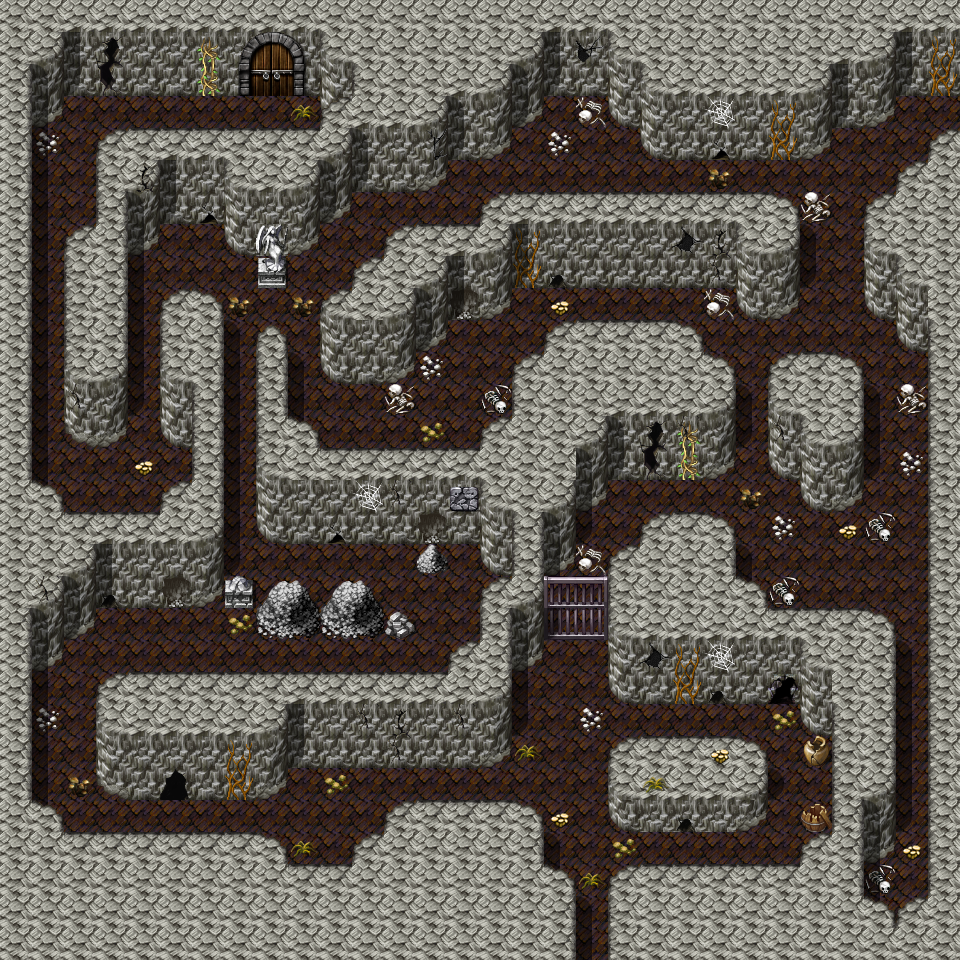

This is a level from a 2D game, rendered from its Tiled map with the project's own tilesets. A one-line summary and the map file follow, with tile-layer data summarised:
An orthogonal 30x30 tile map with 32x32 px tiles, 4 tile layers (Ground, Objects, Above, Objects_doorClosed), 4 hidden layers not drawn, 60 tilesets and 25 objects (16x spawn, 4x script, 3x mapchange, 2x replace).

<map version="1.0" tiledversion="1.0.2" orientation="orthogonal" renderorder="right-down" width="30" height="30" tilewidth="32" tileheight="32" nextobjectid="26">
 <tileset firstgid="1" name="map_bed_1" tilewidth="32" tileheight="32" tilecount="128" columns="16">
  <image source="../drawable/map_bed_1.png" width="512" height="256" />
 </tileset>
 <tileset firstgid="129" name="map_border_1" tilewidth="32" tileheight="32" tilecount="128" columns="16">
  <image source="../drawable/map_border_1.png" width="512" height="256" />
 </tileset>
 <tileset firstgid="257" name="map_bridge_1" tilewidth="32" tileheight="32" tilecount="128" columns="16">
  <image source="../drawable/map_bridge_1.png" width="512" height="256" />
 </tileset>
 <tileset firstgid="385" name="map_bridge_2" tilewidth="32" tileheight="32" tilecount="128" columns="16">
  <image source="../drawable/map_bridge_2.png" width="512" height="256" />
 </tileset>
 <tileset firstgid="513" name="map_broken_1" tilewidth="32" tileheight="32" tilecount="128" columns="16">
  <image source="../drawable/map_broken_1.png" width="512" height="256" />
 </tileset>
 <tileset firstgid="641" name="map_cavewall_1" tilewidth="32" tileheight="32" tilecount="108" columns="18">
  <image source="../drawable/map_cavewall_1.png" width="576" height="192" />
 </tileset>
 <tileset firstgid="749" name="map_cavewall_2" tilewidth="32" tileheight="32" tilecount="108" columns="18">
  <image source="../drawable/map_cavewall_2.png" width="576" height="192" />
 </tileset>
 <tileset firstgid="857" name="map_cavewall_3" tilewidth="32" tileheight="32" tilecount="108" columns="18">
  <image source="../drawable/map_cavewall_3.png" width="576" height="192" />
 </tileset>
 <tileset firstgid="965" name="map_cavewall_4" tilewidth="32" tileheight="32" tilecount="108" columns="18">
  <image source="../drawable/map_cavewall_4.png" width="576" height="192" />
 </tileset>
 <tileset firstgid="1073" name="map_chair_table_1" tilewidth="32" tileheight="32" tilecount="128" columns="16">
  <image source="../drawable/map_chair_table_1.png" width="512" height="256" />
 </tileset>
 <tileset firstgid="1201" name="map_chair_table_2" tilewidth="32" tileheight="32" tilecount="128" columns="16">
  <image source="../drawable/map_chair_table_2.png" width="512" height="256" />
 </tileset>
 <tileset firstgid="1329" name="map_crate_1" tilewidth="32" tileheight="32" tilecount="128" columns="16">
  <image source="../drawable/map_crate_1.png" width="512" height="256" />
 </tileset>
 <tileset firstgid="1457" name="map_cupboard_1" tilewidth="32" tileheight="32" tilecount="128" columns="16">
  <image source="../drawable/map_cupboard_1.png" width="512" height="256" />
 </tileset>
 <tileset firstgid="1585" name="map_curtain_1" tilewidth="32" tileheight="32" tilecount="128" columns="16">
  <image source="../drawable/map_curtain_1.png" width="512" height="256" />
 </tileset>
 <tileset firstgid="1713" name="map_entrance_1" tilewidth="32" tileheight="32" tilecount="128" columns="16">
  <image source="../drawable/map_entrance_1.png" width="512" height="256" />
 </tileset>
 <tileset firstgid="1841" name="map_entrance_2" tilewidth="32" tileheight="32" tilecount="128" columns="16">
  <image source="../drawable/map_entrance_2.png" width="512" height="256" />
 </tileset>
 <tileset firstgid="1969" name="map_fence_1" tilewidth="32" tileheight="32" tilecount="128" columns="16">
  <image source="../drawable/map_fence_1.png" width="512" height="256" />
 </tileset>
 <tileset firstgid="2097" name="map_fence_2" tilewidth="32" tileheight="32" tilecount="128" columns="16">
  <image source="../drawable/map_fence_2.png" width="512" height="256" />
 </tileset>
 <tileset firstgid="2225" name="map_fence_3" tilewidth="32" tileheight="32" tilecount="128" columns="16">
  <image source="../drawable/map_fence_3.png" width="512" height="256" />
 </tileset>
 <tileset firstgid="2353" name="map_fence_4" tilewidth="32" tileheight="32" tilecount="128" columns="16">
  <image source="../drawable/map_fence_4.png" width="512" height="256" />
 </tileset>
 <tileset firstgid="2481" name="map_ground_1" tilewidth="32" tileheight="32" tilecount="128" columns="16">
  <image source="../drawable/map_ground_1.png" width="512" height="256" />
 </tileset>
 <tileset firstgid="2609" name="map_ground_2" tilewidth="32" tileheight="32" tilecount="128" columns="16">
  <image source="../drawable/map_ground_2.png" width="512" height="256" />
 </tileset>
 <tileset firstgid="2737" name="map_ground_3" tilewidth="32" tileheight="32" tilecount="128" columns="16">
  <image source="../drawable/map_ground_3.png" width="512" height="256" />
 </tileset>
 <tileset firstgid="2865" name="map_ground_4" tilewidth="32" tileheight="32" tilecount="128" columns="16">
  <image source="../drawable/map_ground_4.png" width="512" height="256" />
 </tileset>
 <tileset firstgid="2993" name="map_ground_5" tilewidth="32" tileheight="32" tilecount="128" columns="16">
  <image source="../drawable/map_ground_5.png" width="512" height="256" />
 </tileset>
 <tileset firstgid="3121" name="map_ground_6" tilewidth="32" tileheight="32" tilecount="128" columns="16">
  <image source="../drawable/map_ground_6.png" width="512" height="256" />
 </tileset>
 <tileset firstgid="3249" name="map_ground_7" tilewidth="32" tileheight="32" tilecount="128" columns="16">
  <image source="../drawable/map_ground_7.png" width="512" height="256" />
 </tileset>
 <tileset firstgid="3377" name="map_ground_8" tilewidth="32" tileheight="32" tilecount="128" columns="16">
  <image source="../drawable/map_ground_8.png" width="512" height="256" />
 </tileset>
 <tileset firstgid="3505" name="map_house_1" tilewidth="32" tileheight="32" tilecount="128" columns="16">
  <image source="../drawable/map_house_1.png" width="512" height="256" />
 </tileset>
 <tileset firstgid="3633" name="map_house_2" tilewidth="32" tileheight="32" tilecount="128" columns="16">
  <image source="../drawable/map_house_2.png" width="512" height="256" />
 </tileset>
 <tileset firstgid="3761" name="map_indoor_1" tilewidth="32" tileheight="32" tilecount="128" columns="16">
  <image source="../drawable/map_indoor_1.png" width="512" height="256" />
 </tileset>
 <tileset firstgid="3889" name="map_indoor_2" tilewidth="32" tileheight="32" tilecount="128" columns="16">
  <image source="../drawable/map_indoor_2.png" width="512" height="256" />
 </tileset>
 <tileset firstgid="4017" name="map_kitchen_1" tilewidth="32" tileheight="32" tilecount="128" columns="16">
  <image source="../drawable/map_kitchen_1.png" width="512" height="256" />
 </tileset>
 <tileset firstgid="4145" name="map_outdoor_1" tilewidth="32" tileheight="32" tilecount="128" columns="16">
  <image source="../drawable/map_outdoor_1.png" width="512" height="256" />
 </tileset>
 <tileset firstgid="4273" name="map_pillar_1" tilewidth="32" tileheight="32" tilecount="128" columns="16">
  <image source="../drawable/map_pillar_1.png" width="512" height="256" />
 </tileset>
 <tileset firstgid="4401" name="map_pillar_2" tilewidth="32" tileheight="32" tilecount="128" columns="16">
  <image source="../drawable/map_pillar_2.png" width="512" height="256" />
 </tileset>
 <tileset firstgid="4529" name="map_plant_1" tilewidth="32" tileheight="32" tilecount="128" columns="16">
  <image source="../drawable/map_plant_1.png" width="512" height="256" />
 </tileset>
 <tileset firstgid="4657" name="map_plant_2" tilewidth="32" tileheight="32" tilecount="128" columns="16">
  <image source="../drawable/map_plant_2.png" width="512" height="256" />
 </tileset>
 <tileset firstgid="4785" name="map_rock_1" tilewidth="32" tileheight="32" tilecount="128" columns="16">
  <image source="../drawable/map_rock_1.png" width="512" height="256" />
 </tileset>
 <tileset firstgid="4913" name="map_rock_2" tilewidth="32" tileheight="32" tilecount="128" columns="16">
  <image source="../drawable/map_rock_2.png" width="512" height="256" />
 </tileset>
 <tileset firstgid="5041" name="map_roof_1" tilewidth="32" tileheight="32" tilecount="128" columns="16">
  <image source="../drawable/map_roof_1.png" width="512" height="256" />
 </tileset>
 <tileset firstgid="5169" name="map_roof_2" tilewidth="32" tileheight="32" tilecount="128" columns="16">
  <image source="../drawable/map_roof_2.png" width="512" height="256" />
 </tileset>
 <tileset firstgid="5297" name="map_roof_3" tilewidth="32" tileheight="32" tilecount="128" columns="16">
  <image source="../drawable/map_roof_3.png" width="512" height="256" />
 </tileset>
 <tileset firstgid="5425" name="map_shop_1" tilewidth="32" tileheight="32" tilecount="128" columns="16">
  <image source="../drawable/map_shop_1.png" width="512" height="256" />
 </tileset>
 <tileset firstgid="5553" name="map_sign_ladder_1" tilewidth="32" tileheight="32" tilecount="128" columns="16">
  <image source="../drawable/map_sign_ladder_1.png" width="512" height="256" />
 </tileset>
 <tileset firstgid="5681" name="map_table_1" tilewidth="32" tileheight="32" tilecount="128" columns="16">
  <image source="../drawable/map_table_1.png" width="512" height="256" />
 </tileset>
 <tileset firstgid="5809" name="map_trail_1" tilewidth="32" tileheight="32" tilecount="128" columns="16">
  <image source="../drawable/map_trail_1.png" width="512" height="256" />
 </tileset>
 <tileset firstgid="5937" name="map_transition_1" tilewidth="32" tileheight="32" tilecount="128" columns="16">
  <image source="../drawable/map_transition_1.png" width="512" height="256" />
 </tileset>
 <tileset firstgid="6065" name="map_transition_2" tilewidth="32" tileheight="32" tilecount="128" columns="16">
  <image source="../drawable/map_transition_2.png" width="512" height="256" />
 </tileset>
 <tileset firstgid="6193" name="map_transition_3" tilewidth="32" tileheight="32" tilecount="128" columns="16">
  <image source="../drawable/map_transition_3.png" width="512" height="256" />
 </tileset>
 <tileset firstgid="6321" name="map_transition_4" tilewidth="32" tileheight="32" tilecount="128" columns="16">
  <image source="../drawable/map_transition_4.png" width="512" height="256" />
 </tileset>
 <tileset firstgid="6449" name="map_transition_5" tilewidth="32" tileheight="32" tilecount="128" columns="16">
  <image source="../drawable/map_transition_5.png" width="512" height="256" />
 </tileset>
 <tileset firstgid="6577" name="map_tree_1" tilewidth="32" tileheight="32" tilecount="128" columns="16">
  <image source="../drawable/map_tree_1.png" width="512" height="256" />
 </tileset>
 <tileset firstgid="6705" name="map_tree_2" tilewidth="32" tileheight="32" tilecount="128" columns="16">
  <image source="../drawable/map_tree_2.png" width="512" height="256" />
 </tileset>
 <tileset firstgid="6833" name="map_wall_1" tilewidth="32" tileheight="32" tilecount="128" columns="16">
  <image source="../drawable/map_wall_1.png" width="512" height="256" />
 </tileset>
 <tileset firstgid="6961" name="map_wall_2" tilewidth="32" tileheight="32" tilecount="120" columns="15">
  <image source="../drawable/map_wall_2.png" width="480" height="256" />
 </tileset>
 <tileset firstgid="7081" name="map_wall_3" tilewidth="32" tileheight="32" tilecount="120" columns="15">
  <image source="../drawable/map_wall_3.png" width="480" height="256" />
 </tileset>
 <tileset firstgid="7201" name="map_wall_4" tilewidth="32" tileheight="32" tilecount="120" columns="15">
  <image source="../drawable/map_wall_4.png" width="480" height="256" />
 </tileset>
 <tileset firstgid="7321" name="map_window_1" tilewidth="32" tileheight="32" tilecount="128" columns="16">
  <image source="../drawable/map_window_1.png" width="512" height="256" />
 </tileset>
 <tileset firstgid="7449" name="map_window_2" tilewidth="32" tileheight="32" tilecount="128" columns="16">
  <image source="../drawable/map_window_2.png" width="512" height="256" />
 </tileset>
 <layer name="Ground" width="30" height="30">
  <data>[900 cells, 900 non-empty, 14 distinct tile ids]</data>
 </layer>
 <layer name="Objects" width="30" height="30">
  <data>[900 cells, 191 non-empty, 54 distinct tile ids]</data>
 </layer>
 <layer name="Above" width="30" height="30">
  <data>[900 cells, 116 non-empty, 10 distinct tile ids]</data>
 </layer>
 <layer name="Objects_doorOpened" width="30" height="30" visible="0">
  <data>[900 cells, 6 non-empty, 6 distinct tile ids]</data>
 </layer>
 <layer name="Objects_doorClosed" width="30" height="30">
  <data>[900 cells, 6 non-empty, 6 distinct tile ids]</data>
 </layer>
 <layer name="Walkable" width="30" height="30" visible="0">
  <data>[900 cells, 631 non-empty, 1 distinct tile ids]</data>
 </layer>
 <layer name="Walkable_doorOpened" width="30" height="30" visible="0">
  <data>[900 cells, 5 non-empty, 1 distinct tile ids]</data>
 </layer>
 <layer name="Walkable_doorClosed" width="30" height="30" visible="0">
  <data>[900 cells, 6 non-empty, 1 distinct tile ids]</data>
 </layer>
 <objectgroup name="Mapevents">
  <object id="1" name="south" type="mapchange" x="576" y="928" width="32" height="32">
   <properties>
    <property name="map" value="mountainlake11" />
    <property name="place" value="north" />
   </properties>
  </object>
  <object id="2" name="east" type="mapchange" x="928" y="96" width="32" height="32">
   <properties>
    <property name="map" value="lakecave2" />
    <property name="place" value="west1" />
   </properties>
  </object>
  <object id="3" name="north" type="mapchange" x="256" y="64" width="32" height="32">
   <properties>
    <property name="map" value="lakecave1" />
    <property name="place" value="south" />
   </properties>
  </object>
  <object id="4" name="script_lakecave0" type="script" x="256" y="288" width="32" height="32" />
  <object id="5" name="script_close_glade_door_0" type="script" x="160" y="96" width="32" height="32">
   <properties>
    <property name="when" value="enter" />
   </properties>
  </object>
  <object id="6" name="script_open_glade_door_0" type="script" x="192" y="96" width="128" height="32">
   <properties>
    <property name="when" value="step" />
   </properties>
  </object>
  <object id="7" name="script_grow_lakecave1_damerilias_0" type="script" x="224" y="96" width="96" height="32">
   <properties>
    <property name="when" value="step" />
   </properties>
  </object>
 </objectgroup>
 <objectgroup name="Spawn">
  <object id="8" name="lakecave0_1" type="spawn" x="512" y="640" width="320" height="224">
   <properties>
    <property name="quantity" value="3" />
    <property name="spawngroup" value="scorpion_1" />
   </properties>
  </object>
  <object id="9" name="lakecave0_2" type="spawn" x="32" y="96" width="192" height="128">
   <properties>
    <property name="quantity" value="2" />
    <property name="spawngroup" value="scorpion_3" />
   </properties>
  </object>
  <object id="10" name="lakecave0_2" type="spawn" x="32" y="224" width="192" height="288">
   <properties>
    <property name="quantity" value="2" />
    <property name="spawngroup" value="scorpion_3" />
   </properties>
  </object>
  <object id="11" name="lakecave0_3" type="spawn" x="224" y="320" width="32" height="256">
   <properties>
    <property name="spawngroup" value="scorpion_2" />
   </properties>
  </object>
  <object id="12" name="lakecave0_4" type="spawn" x="160" y="544" width="320" height="128">
   <properties>
    <property name="quantity" value="2" />
    <property name="spawngroup" value="scorpion_2" />
   </properties>
  </object>
  <object id="13" name="lakecave0_5" type="spawn" x="32" y="672" width="480" height="192">
   <properties>
    <property name="quantity" value="3" />
    <property name="spawngroup" value="scorpion_1" />
   </properties>
  </object>
  <object id="14" name="lakecave0_6" type="spawn" x="864" y="864" width="64" height="32">
   <properties>
    <property name="spawngroup" value="cave_troll_6" />
   </properties>
  </object>
  <object id="15" name="lakecave0_7" type="spawn" x="896" y="768" width="32" height="32">
   <properties>
    <property name="spawngroup" value="cave_troll_3" />
   </properties>
  </object>
  <object id="16" name="lakecave0_8" type="spawn" x="896" y="704" width="32" height="32">
   <properties>
    <property name="spawngroup" value="cave_troll_2" />
   </properties>
  </object>
  <object id="17" name="lakecave0_9" type="spawn" x="288" y="352" width="224" height="96">
   <properties>
    <property name="spawngroup" value="cave_troll_1" />
   </properties>
  </object>
  <object id="18" name="lakecave0_10" type="spawn" x="544" y="288" width="160" height="32">
   <properties>
    <property name="spawngroup" value="cave_troll_4" />
   </properties>
  </object>
  <object id="19" name="lakecave0_11" type="spawn" x="325" y="96" width="411" height="160">
   <properties>
    <property name="quantity" value="3" />
    <property name="spawngroup" value="cave_troll_1" />
   </properties>
  </object>
  <object id="20" name="lakecave0_12" type="spawn" x="736" y="160" width="192" height="448">
   <properties>
    <property name="quantity" value="2" />
    <property name="spawngroup" value="cave_troll_4" />
   </properties>
  </object>
  <object id="21" name="lakecave0_13" type="spawn" x="608" y="480" width="128" height="32">
   <properties>
    <property name="spawngroup" value="cave_troll_4" />
   </properties>
  </object>
  <object id="22" name="lakecave0_14" type="spawn" x="736" y="160" width="192" height="544">
   <properties>
    <property name="quantity" value="3" />
    <property name="spawngroup" value="cave_troll_2" />
   </properties>
  </object>
  <object id="23" name="lakecave0_9_1" type="spawn" x="352" y="288" width="192" height="160">
   <properties>
    <property name="spawngroup" value="cave_troll_1" />
   </properties>
  </object>
 </objectgroup>
 <objectgroup name="Keys" />
 <objectgroup name="Replace">
  <object id="24" name="DoorOpened" type="replace" x="224" y="32" width="96" height="64">
   <properties>
    <property name="Objects" value="Objects_doorOpened" />
    <property name="Walkable" value="Walkable_doorOpened" />
    <property name="requireId" value="nondisplay" />
    <property name="requireType" value="questProgress" />
    <property name="requireValue" value="25" />
   </properties>
  </object>
  <object id="25" name="DoorClosed" type="replace" x="224" y="32" width="96" height="64">
   <properties>
    <property name="Objects" value="Objects_doorClosed" />
    <property name="Walkable" value="Walkable_doorClosed" />
    <property name="requireId" value="nondisplay" />
    <property name="requireType" value="questProgress" />
    <property name="requireValue" value="26" />
   </properties>
  </object>
 </objectgroup>
</map>
